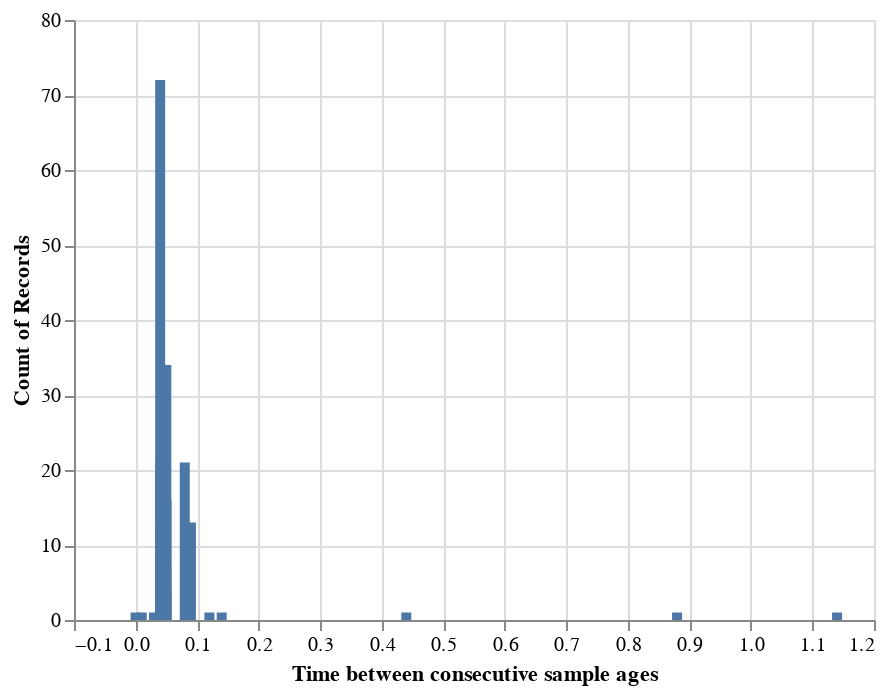

Write notebook code for a chart like this one.
### Markdown cell above
<!-- BEGIN QUESTION -->

### Q0 (d). Time resolution

How are the observations spaced in time? 

#### (i) Make a histogram of the time steps between consecutive sample ages. 

Follow these steps:

1. Extract the `Age` column from `diatoms`, sort the values in ascending order, compute the differences between consecutive rows, and store the result as `diffs`.
    + *Hint*: use `.sort_values()` and `.diff()`.
    + *Notice*: that the first difference is NaN, because there is no previous value to compare the first row with. Drop this entry when you store `diffs`.


2. Make a simple count histogram (no need to manually bin or convert to density scale) with bins of width 0.02 (20 years).
    + Label the x axis 'Time step between consecutive sample ages'

### Code cell
# store differences
diffs = diatoms['Age'].sort_values().diff().drop([0]).to_frame(
)

# construct histogram
histogram = alt.Chart(diffs).transform_bin(
    'Age Bin', field = 'Age', 
    bin = alt.Bin(step = 0.02)
).mark_bar().encode(
    x = alt.X('Age', 
              title = 'Time between consecutive sample ages'),
    y = 'count()'
)

histogram

### Figure 1 — Vega-Lite specification as saved in the notebook (floating-point values rounded to 4 significant figures; data arrays with more than 128 entries replaced by an {"elided": "..."} marker saying what was removed)
{"config": {"view": {"continuousWidth": 400, "continuousHeight": 300}}, "data": {"name": "data-8cf8369985eee36bd4de1c641422b3c5"}, "mark": "bar", "encoding": {"x": {"field": "Age", "title": "Time between consecutive sample ages", "type": "quantitative"}, "y": {"aggregate": "count", "type": "quantitative"}}, "transform": [{"bin": {"step": 0.02}, "field": "Age", "as": "Age Bin"}], "$schema": "https://vega.github.io/schema/vega-lite/v4.17.0.json", "datasets": {"data-8cf8369985eee36bd4de1c641422b3c5": {"elided": "229 records"}}}
